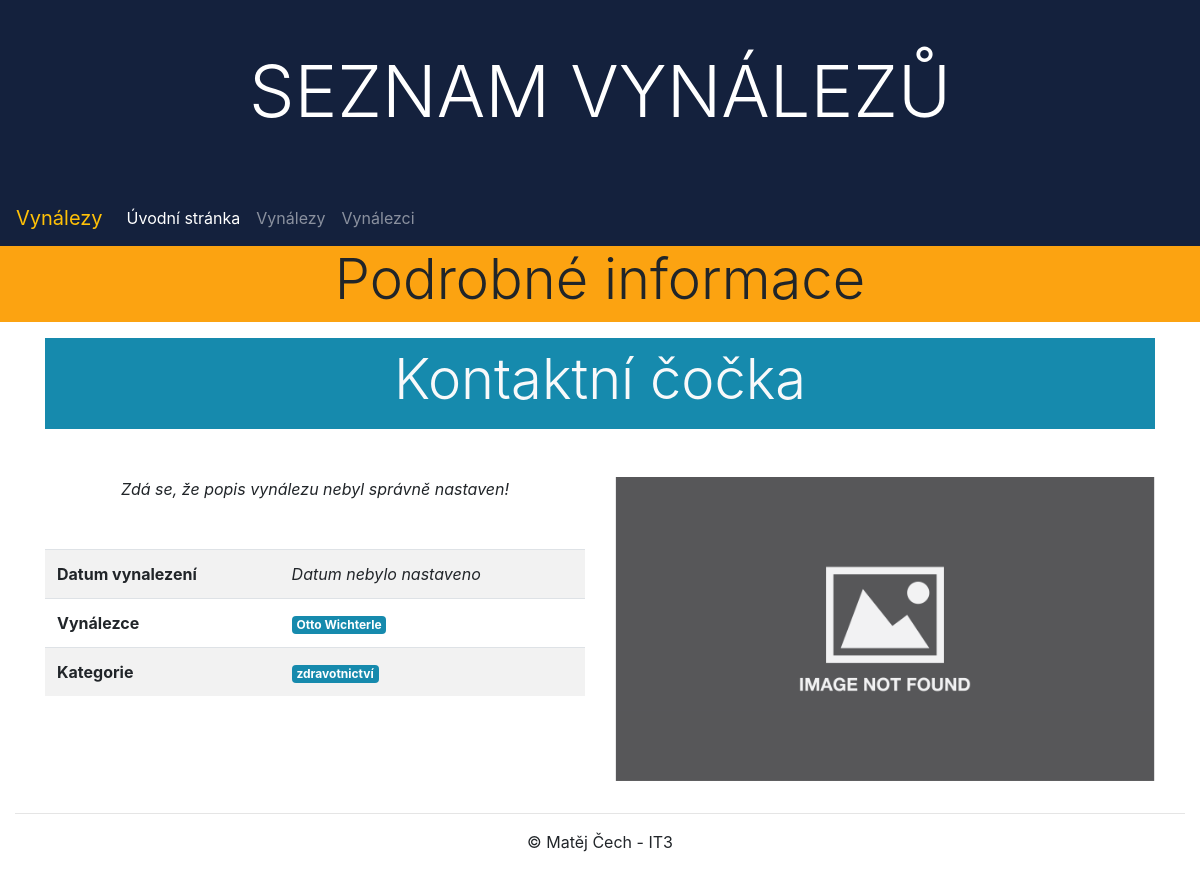
The app's page /inventions/inventions/1/ with its own data.
### inventions/models.py (models this page shows, shortened)
class Invention(models.Model):
    name = models.CharField(max_length=150, null=False, blank=False, verbose_name="Invention name")
    inventors = models.ManyToManyField(Inventor, help_text="Select who invented it")
    description = models.TextField(blank=True, null=True, verbose_name="Description")
    date_of_invention = models.DateField(blank=True, null=True,
                                         help_text="<em>YYYY-MM-DD</em>",
                                         verbose_name="Date of the invention")
    category = models.ManyToManyField(Category, help_text="Select invention categories")
    photo = models.ImageField(upload_to=invention_photo_path, blank=True, null=True,
                              verbose_name="Photo of the invention")
    '''photo = models.ImageField(upload_to='invention/photo/%Y/%m/%d/', blank=True, null=True,
                              verbose_name="Photo of the invention")'''
    class Meta:
        ordering = ["name"]

class Inventor(models.Model):
    first_name = models.CharField(max_length=50, null=False, blank=False, verbose_name="First name")
    last_name = models.CharField(max_length=50, null=False, blank=False, verbose_name="Last name")
    birthday = models.DateField(blank=True, null=True,
                                help_text="<em>YYYY-MM-DD</em>",
                                verbose_name="Birthday")
    date_of_death = models.DateField(blank=True, null=True,
                                     help_text="<em>YYYY-MM-DD</em>",
                                     verbose_name="Date of death")
    nation_id = models.ForeignKey(Nation, on_delete=models.CASCADE)
    biography = models.TextField(blank=True, null=True, verbose_name="Biography")
    photo = models.ImageField(upload_to=inventor_photo_path, blank=True, null=True,
                              verbose_name="Photo of the inventor")
    '''photo = models.ImageField(upload_to='inventor/photo/%Y/%m/%d/', blank=True, null=True,
                              verbose_name="Photo of the inventor")'''
    class Meta:
        ordering = ["last_name", "first_name"]

class Category(models.Model):
    name = models.CharField(max_length=50, unique=True, null=False, blank=False,
                            verbose_name="Category name")
    class Meta:
        ordering = ["name"]

### inventions/views.py (the view)
# urls.py: path('inventions/<int:pk>/', views.InventionDetailView.as_view(), name='invention_detail'),
class InventionDetailView(DetailView):
    model = Invention
    context_object_name = 'invention_detail'   # your own name for the list as a template variable
    template_name = 'invention/detail.html'  # Specify your own template name/location

### inventions/context_processors.py (called while the page is built)
def categories(request):
    return {'categories': Category.objects.all()}

### inventions/templates/invention/detail.html (shortened to what this page needs)
{% extends "base.html" %}
{% block css %}
    <link href="https://cdnjs.cloudflare.com/ajax/libs/ekko-lightbox/5.3.0/ekko-lightbox.css" rel="stylesheet">
{% endblock %}
{% block content %}
<div class="row mb-3">
    <div class="col-sm-12 bg-warning">
        <h2 class="display-4 text-center">Podrobné informace</h2>
    </div>
</div>
<div class="container">
    <div class="bg-secondary text-light p-2 mb-3">
        <h2 class="display-4 text-center">{{ invention_detail.name }}</h2>
    </div>
<div class="row mt-5 mb-3">
    <div class="col-lg-6 mb-3">
        <div>
            {% if invention_detail.description %}
                <div class="text-justify">{{ invention_detail.description }}</div>
            {% else %}
            <div class="text-justify text-center"><i>Zdá se, že popis vynálezu nebyl správně nastaven!</i></div>
            {% endif %}
        </div>
        <table class="table table-striped mt-5">
            <tbody>
              <tr>
                  <td><b>Datum vynalezení</b></td>
                  {% if invention_detail.date_of_invention %}
                    <td>{{ invention_detail.date_of_invention }}</td>
                  {% else %}
                    <td><i>Datum nebylo nastaveno</i></td>
                  {% endif %}
              </tr>
              <tr>
                {% if invention_detail.inventors.all.count > 1 %}
                    <td><b>Vynálezci</b></td>
                {% else %}
                    <td><b>Vynálezce</b></td>
                {% endif %}
                  <td>
                      {% for inventor in invention_detail.inventors.all %}
                        <span class="badge badge-secondary">{{ inventor.first_name }} {{ inventor.last_name }}</span>
                      {% endfor %}
                  </td>
              </tr>
              <tr>
                <td><b>Kategorie</b></td>
                <td>
                  {% for category in invention_detail.category.all %}
                    <span class="badge badge-secondary">{{ category.name }}</span>
                  {% endfor %}
                </td>
              </tr>
            </tbody>
        </table>
    </div>
    <div class="col-lg-6 mb-3 d-flex align-items-center">
        {% if invention_detail.photo %}
            <a href="{{ invention_detail.photo.url }}" data-toggle="lightbox" data-gallery="gallery">
                <img src="{{ invention_detail.photo.url }}" class="img-fluid" alt="Foto vynálezu">
            </a>
        {% else %}
            <a href="/media/img/image-not-found.png" data-toggle="lightbox" data-gallery="gallery">
                <img src="/media/img/image-not-found.png" class="img-fluid" alt="Foto vynálezu">
            </a>
        {% endif %}
    </div>
</div>
</div>
{% endblock %}

### inventions/static/css/styles.css (style rules this page uses)
.bg-warning { background-color: #FCA311 !important; }
.bg-secondary { background-color: #168AAD !important; }
.badge-secondary { background-color: #168AAD !important; }

### records on screen
Invention: name "Kontaktní čočka"
Inventor: first_name "Otto", last_name "Wichterle"
Category: name "zdravotnictví"
